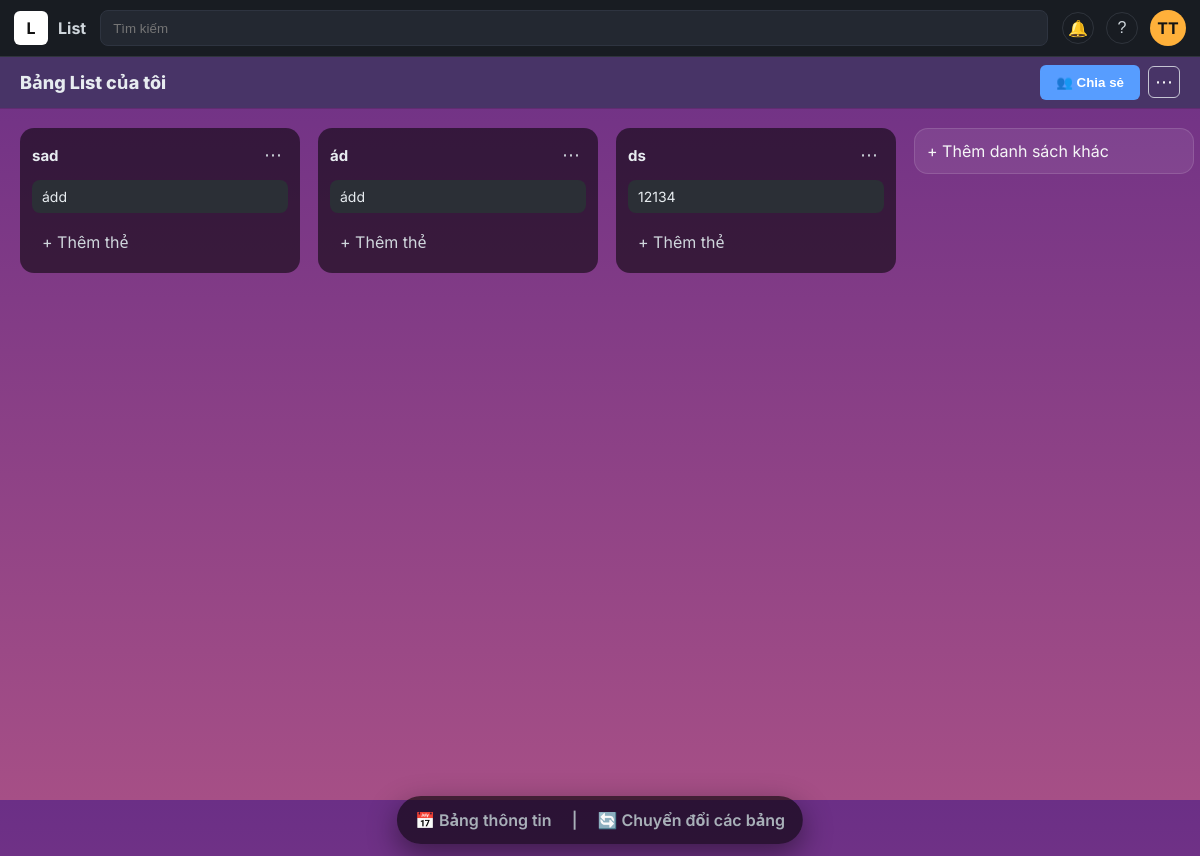
/boards/board/2/ (signed in), run on the app's committed database.
### boards/models.py (models this page shows, shortened)
class List(models.Model):
    board = models.ForeignKey(
        Board,
        related_name="lists",
        on_delete=models.CASCADE
    )
    title = models.CharField(max_length=255)
    position = models.PositiveIntegerField(default=0)

class Card(models.Model):
    list = models.ForeignKey(List,
                             related_name="cards",
                             on_delete=models.CASCADE
                             )
    title = models.CharField(max_length=255)
    position = models.PositiveIntegerField(default=0)
    created_at = models.DateTimeField(auto_now_add=True)

### boards/views.py (the view)
# urls.py: path("board/<int:board_id>/", views.board_detail, name="board_detail"),
def board_detail(request, board_id):
    board = get_object_or_404(Board, id=board_id)
    members = BoardMember.objects.filter(project=board)
    lists = List.objects.filter(board=board).prefetch_related("cards").order_by("position")
    context = {
        "board": board,
        "members": members,
        "lists": lists,
        "all_boards": Board.objects.filter(owner=request.user)
    }
    return render(request, "boards/BangCVcuaToi.html", context)

### boards/templates/boards/BangCVcuaToi.html (shortened to what this page needs)
{% load static %}
<!doctype html>
<html lang="vi">
<head>
</head>
<body>
<header class="topbar">
    <div class="brand">
        <div class="logo">L</div>
        <span>List</span>
    </div>
    <div class="search"><input placeholder="Tìm kiếm" aria-label="Tìm kiếm"></div>
    <div class="top-actions">
        <button class="icon-btn" title="Thông báo">🔔</button>
        <button class="icon-btn" title="Trợ giúp">?</button>
        <div class="account-wrap">
            <div class="avatar" id="accountBtn">TT</div>
        </div>
    </div>
</header>
<div class="board-bar">
    <div class="board-title">Bảng List của tôi</div>
    <div class="board-actions">
        <button class="share-btn" id="openModalBtn">👥 Chia sẻ</button>
        <div class="board-more-wrap">
            <button class="more-btn" id="boardMoreBtn">⋯</button>
        </div>
    </div>
</div>
<main class="board-wrap" role="main">
    <div class="lists" role="list" id="listsContainer">
        {% for l in lists %}
            <div class="list">
                <div class="list-header">
                    <div class="list-title">{{ l.title }}</div>
                    <button class="list-more-btn" title="Thao tác">⋯</button>
                </div>
                <div class="cards">
                    {% for c in l.cards.all %}
                        <div class="card">{{ c.title }}</div>
                    {% endfor %}
                </div>
                <div class="add-card">+ Thêm thẻ</div>
            </div>
        {% endfor %}
        <div class="add-list" id="addListBtn">+ Thêm danh sách khác</div>
    </div>
</main>
<div class="floating-footer">
    <span style="cursor: pointer;">📅 Bảng thông tin</span>
    &nbsp;&nbsp;|&nbsp;&nbsp;
    <span id="switchViewBtn" style="cursor: pointer;">
        🔄 Chuyển đổi các bảng
    </span>
</div>
</body>
</html>

### boards/templates/boards/BangCVcuaToi.html (style rules this page uses)
:root { --bg-start: #6b2f86; --bg-end: #a64f86; --nav: #181c22; --stroke: #2f343c; --muted: #a8b0b8; --text: #e7ecf0; --topbar: 56px; --boardbar: 52px; --footer: 48px; }
* { box-sizing: border-box }
html, body { height: 100% }
body { margin: 0; font-family: Inter, system-ui, -apple-system, "Segoe UI", Roboto, "Helvetica Neue", Arial; color: var(--text); background: linear-gradient(180deg, var(--bg-start), var(--bg-end)); overflow: hidden; }
.topbar { position: fixed; inset: 0 0 auto 0; height: var(--topbar); background: var(--nav); display: flex; align-items: center; gap: 14px; padding: 8px 14px; z-index: 10; box-shadow: 0 1px 0 var(--stroke); }
.brand { display: flex; align-items: center; gap: 10px }
.brand .logo { width: 34px; height: 34px; border-radius: 6px; background: #fff; display: flex; align-items: center; justify-content: center; font-weight: 700; color: #111; }
.brand span { font-weight: 700; color: #cfd6dc }
.search { flex: 1; display: flex; align-items: center }
.search input { width: 100%; background: #232831; border: 1px solid #2e3440; border-radius: 8px; height: 36px; padding: 0 12px; color: #cfd6dc; outline: none; }
.top-actions { display: flex; align-items: center; gap: 12px }
.icon-btn { width: 32px; height: 32px; border-radius: 50%; border: 1px solid var(--stroke); background: transparent; color: #cfd6dc; display: flex; align-items: center; justify-content: center; font-size: 16px; }
.avatar { width: 32px; height: 32px; border-radius: 50%; background: #ffb03a; color: #141414; display: flex; align-items: center; justify-content: center; font-weight: 800; }
.board-bar { margin-top: var(--topbar); height: var(--boardbar); width: 100%; box-sizing: border-box; background: #483467; display: flex; align-items: center; justify-content: space-between; padding: 0 20px; gap: 12px; box-shadow: 0 1px 0 rgba(0, 0, 0, 0.15); }
.board-title { font-weight: 800; font-size: 18px }
.board-actions { display: flex; align-items: center; gap: 8px }
.share-btn { background: #d9d9e3; color: #000; font-weight: 700; border-radius: 6px; padding: 6px 12px; border: none; display: flex; align-items: center; gap: 6px; }
.more-btn { width: 32px; height: 32px; border-radius: 6px; border: 1px solid #c5c5d3; background: transparent; color: #fff; display: flex; align-items: center; justify-content: center; font-size: 18px; }
.board-wrap { height: calc(100vh - var(--topbar) - var(--boardbar) - var(--footer)); overflow: auto; padding: 20px; }
.lists { display: flex; gap: 18px; align-items: flex-start; min-width: 100% }
.add-list { width: 280px; padding: 12px; display: flex; align-items: center; justify-content: flex-start; background: rgba(255, 255, 255, 0.08); border-radius: 14px; color: #f5f6f7; flex-shrink: 0; border: 1px solid rgba(255, 255, 255, 0.12); }
.floating-footer { position: fixed; left: 50%; transform: translateX(-50%); bottom: 12px; height: var(--footer); background: rgba(0, 0, 0, 0.6); padding: 10px 18px; border-radius: 28px; font-weight: 600; color: #a8b0b8; box-shadow: 0 10px 30px rgba(0, 0, 0, 0.45); display: flex; gap: 12px; align-items: center; z-index: 11; }
.account-wrap { position: relative; }
.board-more-wrap { position: relative; }
.list { width: 280px; background: rgba(0, 0, 0, 0.55); border-radius: 14px; padding: 12px; flex-shrink: 0; display: flex; flex-direction: column; gap: 10px; }
.list-title { font-weight: 700; font-size: 15px; color: #e7ecf0; }
.add-card { padding: 8px 10px; border-radius: 8px; color: #cfd6dc; cursor: pointer; }
.cards { display: flex; flex-direction: column; gap: 8px; }
.card { background: #2b2f36; padding: 8px 10px; border-radius: 8px; font-size: 14px; cursor: pointer; }
input { flex: 1; padding: 10px 12px; border-radius: 6px; border: none; background: #3a3a3a; color: #fff; }
button.share-btn { background: #579dff; color: #fff; border: none; padding: 10px 16px; border-radius: 6px; cursor: pointer; }
.avatar { width: 36px; height: 36px; background: #ffb03a; border-radius: 50%; display: flex; align-items: center; justify-content: center; font-weight: bold; }
.list-header { display: flex; align-items: center; justify-content: space-between; position: relative; }
.list-more-btn { background: transparent; border: none; color: #cfd6dc; font-size: 18px; cursor: pointer; padding: 4px 6px; border-radius: 6px; }

### data on the page
List: title "sad"
Card: title "ádd"
List: title "ád"
Card: title "ádd"
List: title "ds"
Card: title "12134"
